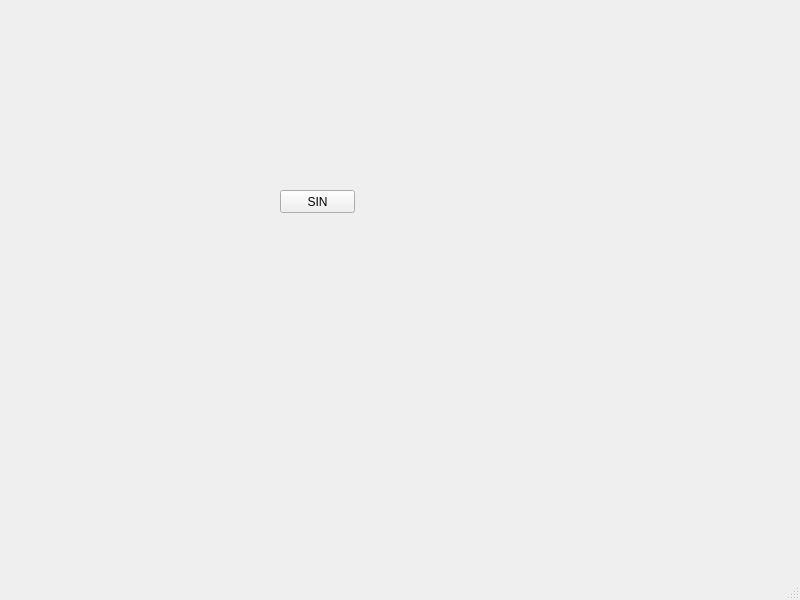
<?xml version="1.0" encoding="UTF-8"?>
<ui version="4.0">
 <class>MainWindow</class>
 <widget class="QMainWindow" name="MainWindow">
  <property name="geometry">
   <rect>
    <x>0</x>
    <y>0</y>
    <width>800</width>
    <height>600</height>
   </rect>
  </property>
  <property name="windowTitle">
   <string>MainWindow</string>
  </property>
  <widget class="QWidget" name="centralwidget">
   <widget class="QPushButton" name="generateWave">
    <property name="geometry">
     <rect>
      <x>280</x>
      <y>190</y>
      <width>75</width>
      <height>23</height>
     </rect>
    </property>
    <property name="text">
     <string>SIN</string>
    </property>
   </widget>
  </widget>
  <widget class="QMenuBar" name="menubar">
   <property name="geometry">
    <rect>
     <x>0</x>
     <y>0</y>
     <width>800</width>
     <height>21</height>
    </rect>
   </property>
  </widget>
  <widget class="QStatusBar" name="statusbar"/>
 </widget>
 <resources/>
 <connections/>
</ui>
